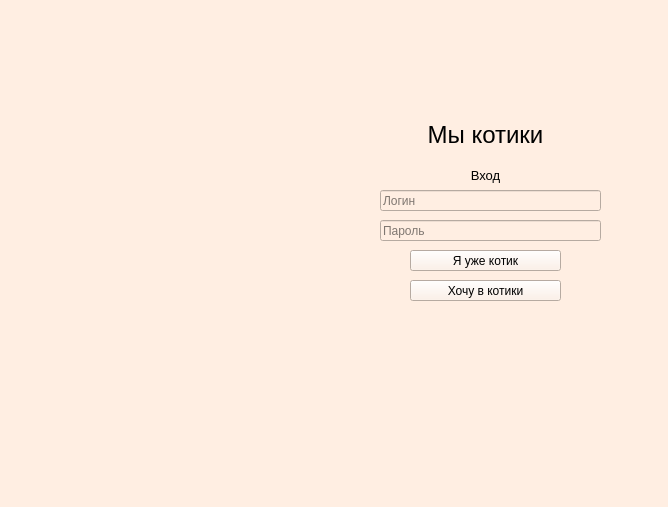
<?xml version="1.0" encoding="UTF-8"?>
<ui version="4.0">
 <class>MainWindow</class>
 <widget class="QMainWindow" name="MainWindow">
  <property name="enabled">
   <bool>true</bool>
  </property>
  <property name="geometry">
   <rect>
    <x>0</x>
    <y>0</y>
    <width>668</width>
    <height>507</height>
   </rect>
  </property>
  <property name="windowTitle">
   <string>MainWindow</string>
  </property>
  <property name="styleSheet">
   <string notr="true">background-color: rgb(255, 238, 226);</string>
  </property>
  <widget class="QWidget" name="centralwidget">
   <widget class="QLabel" name="label">
    <property name="geometry">
     <rect>
      <x>30</x>
      <y>20</y>
      <width>271</width>
      <height>431</height>
     </rect>
    </property>
    <property name="text">
     <string/>
    </property>
    <property name="pixmap">
     <pixmap>reg.jpg</pixmap>
    </property>
    <property name="scaledContents">
     <bool>true</bool>
    </property>
   </widget>
   <widget class="QLabel" name="label_2">
    <property name="geometry">
     <rect>
      <x>470</x>
      <y>160</y>
      <width>31</width>
      <height>31</height>
     </rect>
    </property>
    <property name="text">
     <string>&lt;html&gt;&lt;head/&gt;&lt;body&gt;&lt;p align=&quot;center&quot;&gt;&lt;span style=&quot; font-size:10pt;&quot;&gt;Вход&lt;/span&gt;&lt;/p&gt;&lt;/body&gt;&lt;/html&gt;</string>
    </property>
   </widget>
   <widget class="QLabel" name="label_3">
    <property name="geometry">
     <rect>
      <x>420</x>
      <y>120</y>
      <width>131</width>
      <height>31</height>
     </rect>
    </property>
    <property name="text">
     <string>&lt;html&gt;&lt;head/&gt;&lt;body&gt;&lt;p align=&quot;center&quot;&gt;&lt;span style=&quot; font-size:18pt;&quot;&gt;Мы котики&lt;/span&gt;&lt;/p&gt;&lt;/body&gt;&lt;/html&gt;</string>
    </property>
   </widget>
   <widget class="QLineEdit" name="passwordEdit">
    <property name="geometry">
     <rect>
      <x>380</x>
      <y>220</y>
      <width>221</width>
      <height>21</height>
     </rect>
    </property>
    <property name="text">
     <string/>
    </property>
    <property name="placeholderText">
     <string>Пароль</string>
    </property>
   </widget>
   <widget class="QLineEdit" name="loginEdit">
    <property name="geometry">
     <rect>
      <x>380</x>
      <y>190</y>
      <width>221</width>
      <height>21</height>
     </rect>
    </property>
    <property name="text">
     <string/>
    </property>
    <property name="placeholderText">
     <string>Логин</string>
    </property>
   </widget>
   <widget class="QPushButton" name="login">
    <property name="geometry">
     <rect>
      <x>410</x>
      <y>250</y>
      <width>151</width>
      <height>21</height>
     </rect>
    </property>
    <property name="text">
     <string>Я уже котик</string>
    </property>
   </widget>
   <widget class="QPushButton" name="registration">
    <property name="geometry">
     <rect>
      <x>410</x>
      <y>280</y>
      <width>151</width>
      <height>21</height>
     </rect>
    </property>
    <property name="text">
     <string>Хочу в котики</string>
    </property>
   </widget>
  </widget>
  <widget class="QMenuBar" name="menubar">
   <property name="geometry">
    <rect>
     <x>0</x>
     <y>0</y>
     <width>668</width>
     <height>21</height>
    </rect>
   </property>
  </widget>
  <widget class="QStatusBar" name="statusbar"/>
 </widget>
 <resources/>
 <connections/>
</ui>
